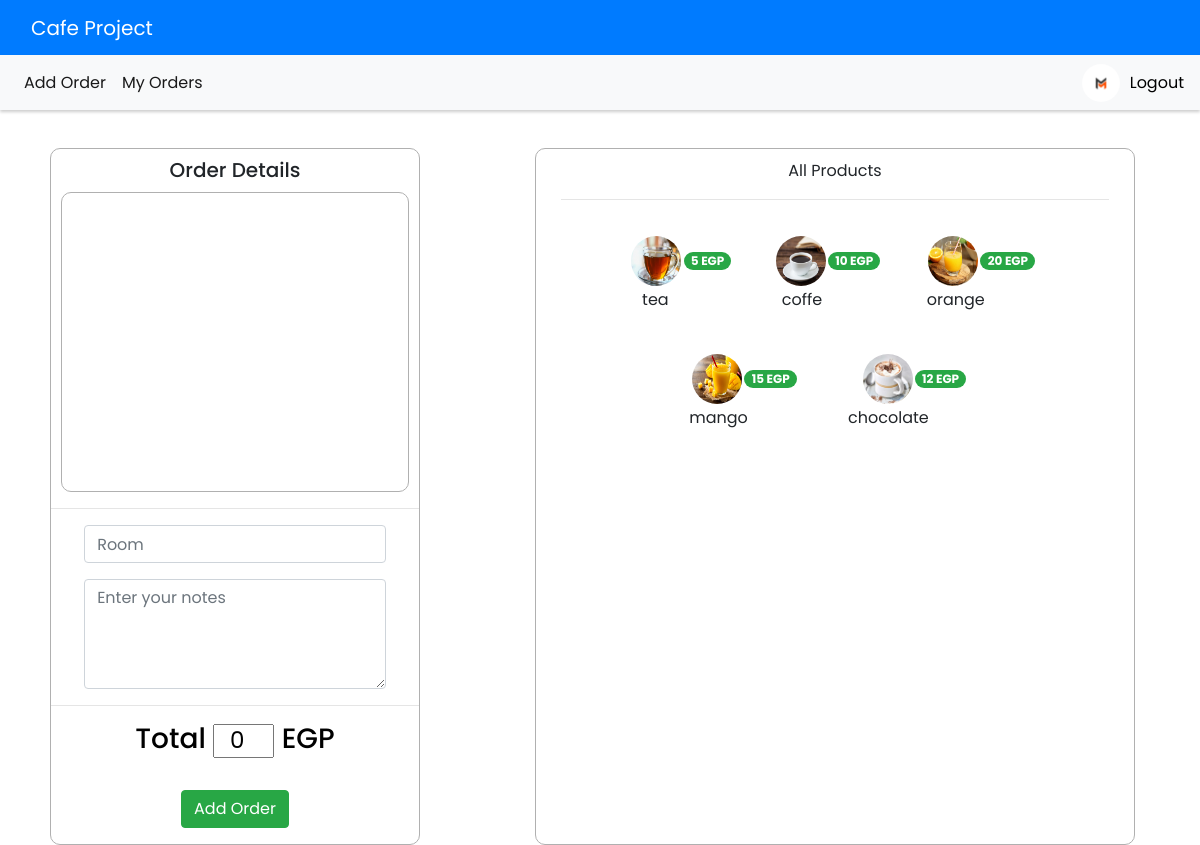
The app's page /Views/addOrder.php (signed in) with its own data.
### tables this page shows
CREATE TABLE `products` (
  `product_id` int(11) NOT NULL,
  `product_name` varchar(100) NOT NULL,
  `price` int(11) NOT NULL,
  `image` varchar(100) NOT NULL,
  `category` varchar(100) NOT NULL,
  `avilable` tinyint(1) NOT NULL DEFAULT 1
);

### Model/product.class.php (called while the page is built, shortened)
<?php
class product
{
    public function listAllProducts()
    {
        global $db;
        $result = mysqli_query($db,"select * from products");
        return $result;
    }
}
?>

### Views/addOrder.php (the view, shortened to what this page needs)
<!DOCTYPE html>
<html>
<head>
</head>
<body>
    <?php
    include 'layout/userHeader.php';
    ?>
    <main class="add-order">
        <div class="row" style="width: 100%;text-align:center;">
            <section class=" col-4" style="margin-left: 50px">
                <div style="border: 1px #B0B0B0 solid;border-radius:10px">
                <h5 class="text-center" style="padding-top:9px">Order Details</h5>
                    <section style="height:300px; overflow: auto; border:1px solid #B0B0B0;margin:10px;text-align:center;border-radius:10px">
                    </section>
                    <hr class="divider">
                    <form id="order" action="../Controller/orderController.php" method="POST" class="form-horizontal text-info">
                        <div style="color: brown" id="SelectedOrdersContainers">
                            <div class="form-group row">
                                <label for="" class="col-sm-1 control-label"></label>
                                <div class="col-sm-10">
                                    <input class="form-control" name="room_number" type="number" placeholder="Room" required>
                                </div>
                            </div>
                        </div>
                        <div style="color: brown" class="form-group row">
                            <label for="" class="col-sm-1 control-label"></label>
                            <div class="col-sm-10">
                                <textarea class="form-control" rows="4" name="order_notes" placeholder="Enter your notes" ></textarea>
                            </div>
                        </div>
                        <hr class="divider">
                        <div style="text-align:center;color: black">
                            <h3>Total <input id="TotalPrice" style="font-size:23px" class="col-2" type="text" value="0" readonly /> EGP</h3>
                        </div>
                        <br />
                        <div class="form-group text-center">
                            <button class="btn btn-success" type="submit" name="addOrder"><i class="far fa-check"></i> Add Order</button>
                        </div>
                    </form>
                </div>
            </section>
            <section id="right" class="offset-1 col-6" style="text-align: center; border: 1px #B0B0B0 solid; border-radius:10px">
                <div style="display: inline-block; margin: 10px;">
                    <p>All Products</p>
                    <hr>
                    <?php
                    $product = new product();
                    $result = $product->listAllProducts();
                    while ($row = mysqli_fetch_assoc($result)) {; ?>
                        <div style="display: inline-block; margin: 10px;">
                            <div onclick="calculateTotalPrice(<?php echo $row['product_id'] ?>,<?php echo $row['price'] ?>)" class="parent">
                                <div class="child" id='<?php echo $row['product_id'] ?>'>
                                    <div id="container" style="display: inline-block; margin: 10px;">
                                        <div id="product-box" style="cursor: pointer;">
                                        <img src="../uploads/<?php echo $row['image']; ?>" width="160px" height="160px" />
                                        <span style="margin-left:-12px" class="badge badge-pill badge-success"><?php echo $row['price']; ?> EGP</span>
                                        <figcaption style="margin-right:52px;padding:2px"><?php echo $row['product_name'] ?></figcaption>
                                    </div>
                                 </div>
                              </div>
                            </div>
                        </div>
                    <?php } ?>
                </div>
            </section>
          </div>
       </main>
</body>
</html>

### Public/css/style.css (style rules this page uses)
body { font-family:Poppins; }
img { width: 50px; height: 50px; border-radius: 50%; margin-right: 10px; cursor: pointer; }

### records on screen
products: image (picture), price "5", product_name "tea"
products: image (picture), price "10", product_name "coffe"
products: image (picture), price "20", product_name "orange"
products: image (picture), price "15", product_name "mango"
products: image (picture), price "12", product_name "chocolate"
